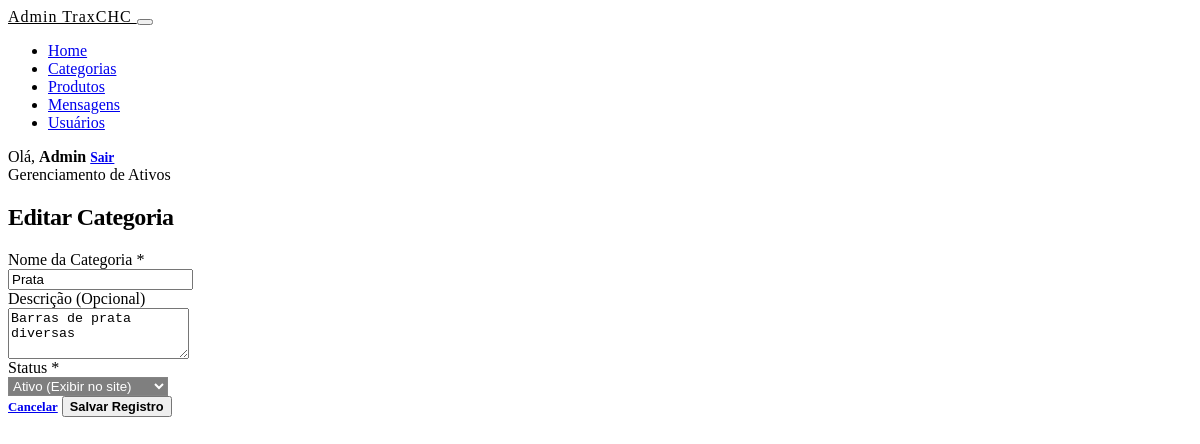
/admin/categoria/CategoriaForm.php?id=2 (signed in), run on an earlier commit of the app's database.
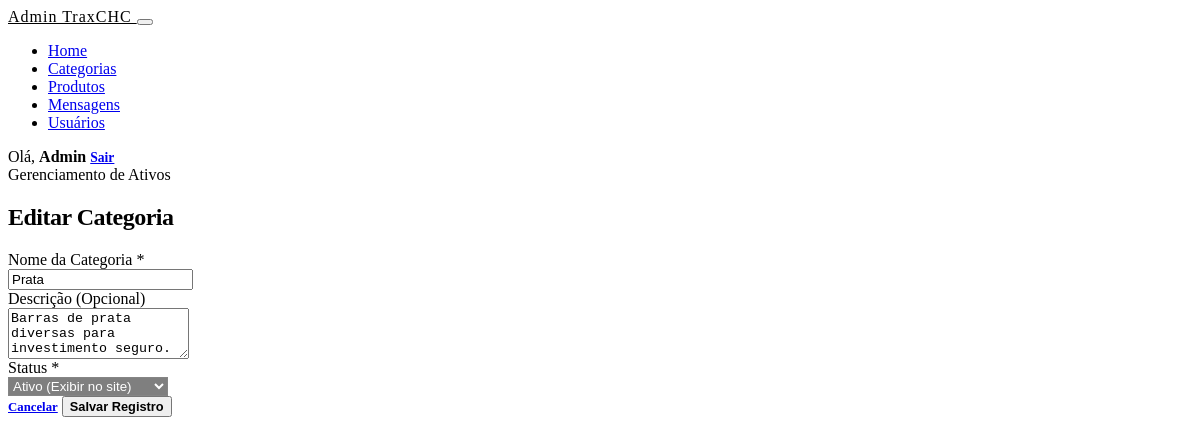
And on a later commit of the database.
### tables this page shows
CREATE TABLE `categoria` (
  `id` int(11) NOT NULL AUTO_INCREMENT,
  `nome` varchar(100) NOT NULL,
  `descricao` varchar(255) DEFAULT NULL,
  `status` varchar(20) NOT NULL DEFAULT 'Ativo',
  PRIMARY KEY (`id`)
);

### admin/categoria/CategoriaForm.php (the view, shortened to what this page needs)
<?php
$db = new db();
$conn = $db->connect();
$id = '';
$nome = '';
$descricao = '';
$status = 'Ativo';
if (isset($_GET['id']) && !empty($_GET['id'])) {
    $id = $_GET['id'];
    $stmt = $conn->prepare("SELECT * FROM categoria WHERE id = :id");
    $stmt->execute(['id' => $id]);
    $categoria = $stmt->fetch();
    if ($categoria) {
        $nome = $categoria['nome'];
        $descricao = $categoria['descricao'] ?? '';
        $status = $categoria['status'] ?? 'Ativo';
    }
}
include "../header-admin.php";
?>
<div class="container my-5" style="max-width: 650px;">
    <div class="mb-4">
        <span class="section-label mb-1">Gerenciamento de Ativos</span>
        <h2 class="fw-bold m-0" style="letter-spacing: -0.5px; color: var(--text-main);">
            <i class="bi bi-folder-plus me-2" style="color: var(--gold);"></i><?= $id ? 'Editar Categoria' : 'Nova Categoria'; ?>
        </h2>
    </div>
    <div class="glass-card shadow-lg border-0 p-4">
        <form action="CategoriaForm.php" method="POST">
            <div class="mb-3">
                <label class="form-label small fw-semibold mb-2 text-white-50">
                    Nome da Categoria <span class="text-danger">*</span>
                </label>
                <div class="input-group">
                    <input type="text" class="form-control bg-transparent text-white border-secondary py-2" name="nome" value="<?= htmlspecialchars($nome); ?>" placeholder="Ex: Relógios, Colares..." required autocomplete="off">
                </div>
            </div>
            <div class="mb-3">
                <label class="form-label small fw-semibold mb-2 text-white-50">
                    Descrição <span class="text-muted fw-normal">(Opcional)</span>
                </label>
                <div class="input-group">
                    <textarea class="form-control bg-transparent text-white border-secondary py-2" name="descricao" rows="3" placeholder="Pequeno texto descritivo..."><?= htmlspecialchars($descricao); ?></textarea>
                </div>
            </div>
            <div class="mb-4">
                <label class="form-label small fw-semibold mb-2 text-white-50">
                    Status <span class="text-danger">*</span>
                </label>
                <div class="input-group">
                    <select class="form-select bg-dark text-white border-secondary py-2" name="status" required style="background-color: rgba(0,0,0,0.5); color-scheme: dark;">
                        <option value="Ativo" <?= $status === 'Ativo' ? 'selected' : ''; ?>>Ativo (Exibir no site)</option>
                    </select>
                </div>
            </div>
            <div class="d-flex justify-content-end gap-2 pt-2 border-top border-secondary border-opacity-25 pt-3">
                <a href="CategoriaList.php" class="btn btn-transparente text-uppercase px-4 py-2" style="font-size: 0.8rem; font-weight: 700; border-radius: 999px;">Cancelar</a>
                <button type="submit" class="btn btn-gold text-uppercase px-4 py-2 d-flex align-items-center gap-2" style="font-size: 0.8rem; font-weight: 700;">
                    <i class="bi bi-check-circle-fill"></i> Salvar Registro
                </button>
            </div>
        </form>
    </div>
</div>

What changed in the data, as far as the page shows it:
changed categoria "Prata": descricao "Barras de prata diversas" → "Barras de prata diversas para investimento seguro."
